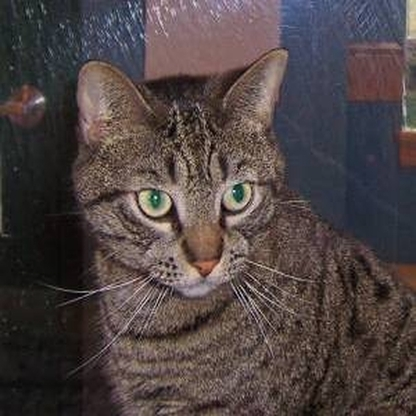
#> input picture Image_files/cat-1.jpg, 416 x 416 px; its folder holds 4 pictures in this run
$ python VOC_TO_NPZ.py
#> lines starting #> are read from the running program, lines starting #| are printed output that depends on the picture
import argparse
import os
import xml.etree.ElementTree as ElementTree
import numpy as np
from PIL import Image

classes = [
    "cat","dog"
]

parser = argparse.ArgumentParser(
    description='Convert any Pascal VOC Annotated dataset to npz.')
parser.add_argument(
    '-i',
    '--path_to_voc_image',
    help='path to VOCdevkit Image directory',
    default='./Image_files/')
parser.add_argument(
    '-a',
    '--path_to_voc_annotation',
    help='path to VOCdevkit Annotation directory',
    default='./Annotations/')
parser.add_argument(
    '-v',
    '--path_to_voc',
    help='path to VOCdevkit Annotation directory',
    default='./')

parser.add_argument(
    '-o',
    '--path_to_output_npz',
    help='path to VOCdevkit Annotation directory',
    default='./Output/')


def get_boxes_for_id(box_element_path):

    fname = os.path.join(box_element_path)
    with open(fname) as in_file:
        xml_tree = ElementTree.parse(in_file)
    root = xml_tree.getroot()
    boxes = []
    for obj in root.iter('object'):
        difficult = obj.find('difficult').text
        label = obj.find('name').text
        if label not in classes or int(
                difficult) == 1:  # exclude difficult or unlisted classes
            continue
        xml_box = obj.find('bndbox')
        bbox = (classes.index(label), int(xml_box.find('xmin').text),
                int(xml_box.find('ymin').text), int(xml_box.find('xmax').text),
                int(xml_box.find('ymax').text))
        boxes.extend(bbox)
    return np.array(
        boxes)


def add_to_dataset(voc_image_path, voc_annotation_path,npz_output_path):

#> called with voc_image_path = './Image_files/', voc_annotation_path = './Annotations/', npz_output_path = './Output/'
    filelist = sorted(os.listdir(voc_image_path))
    #print(filelist)
    images = np.array([np.array(Image.open(os.path.join(voc_image_path,fname))) for fname in filelist])
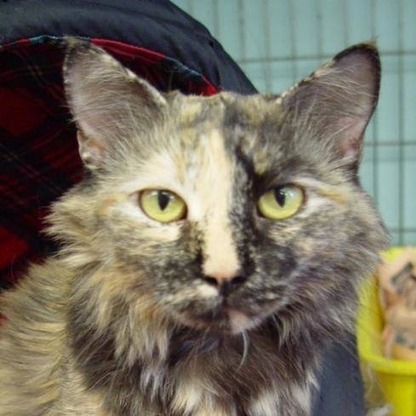
#> input picture Image_files/cat-10.jpg, 416 x 416 px
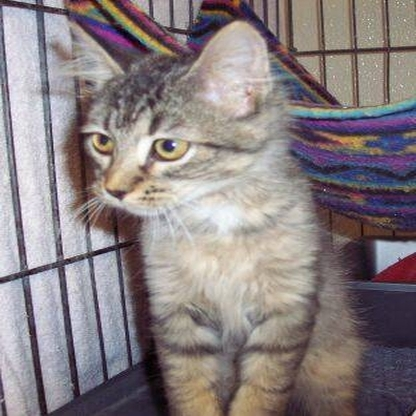
#> input picture Image_files/cat-2.jpg, 416 x 416 px
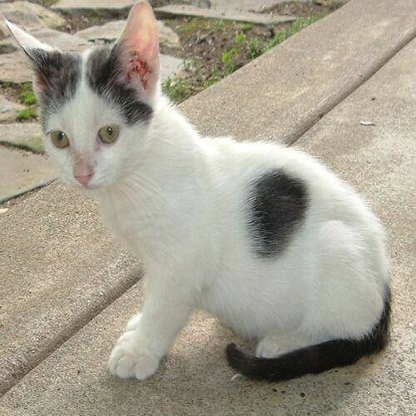
#> input picture Image_files/cat-3.jpg, 416 x 416 px
    print(images.shape)
#| (4, 416, 416, 3)
    print(images.dtype)
#| uint8

#> (the run stopped early here; a loop or call above may not have finished)
